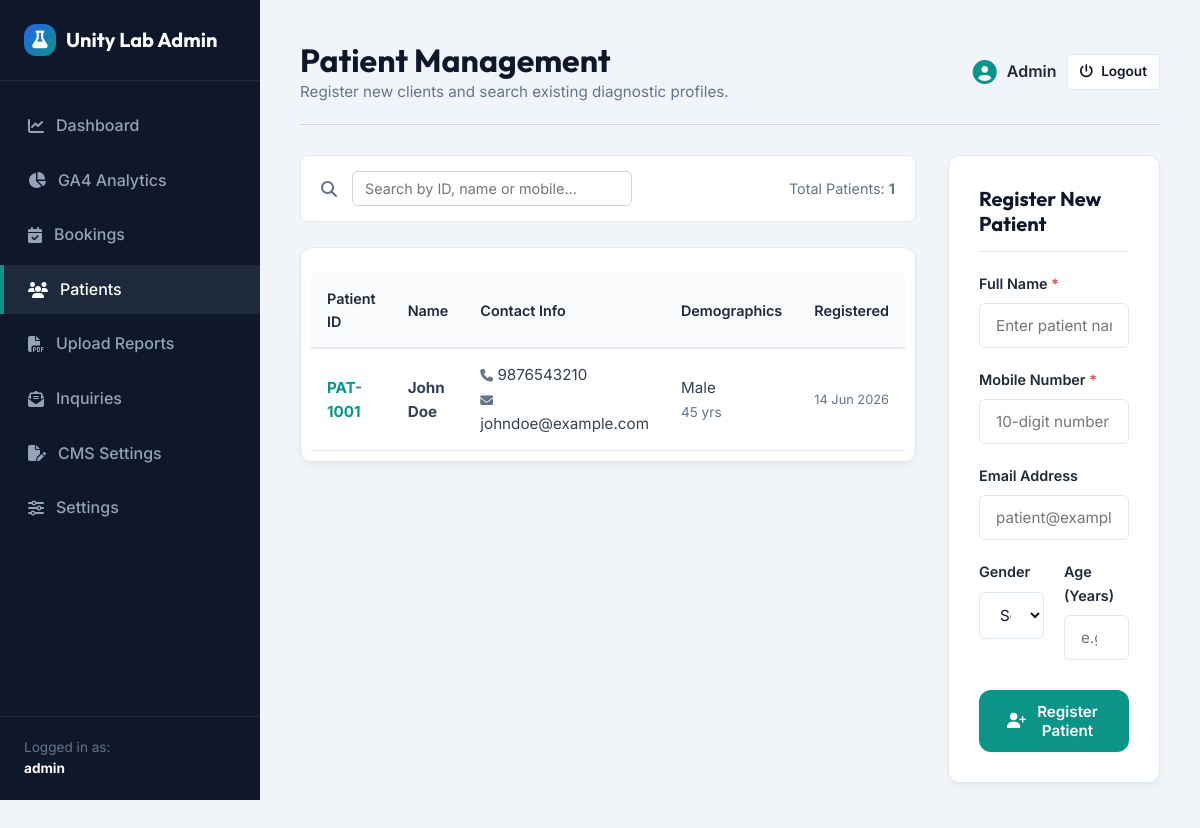
Screenshot of /admin/patients.php (signed in) with the database file from the repository.
### tables this page shows
CREATE TABLE patients (
        id INTEGER PRIMARY KEY AUTOINCREMENT,
        patient_id TEXT UNIQUE NOT NULL,
        name TEXT NOT NULL,
        email TEXT,
        mobile TEXT NOT NULL,
        gender TEXT,
        age INTEGER,
        created_at DATETIME DEFAULT CURRENT_TIMESTAMP
    );

### admin/patients.php (the view, shortened to what this page needs)
<?php
include '../includes/db.php';
$patients = $db->query("SELECT * FROM patients ORDER BY id DESC")->fetchAll();
?>
<!DOCTYPE html>
<html lang="en">
<head>
    <link rel="stylesheet" href="../css/style.css">
    <link rel="stylesheet" href="../css/admin.css">
    <link rel="stylesheet" href="https://cdnjs.cloudflare.com/ajax/libs/font-awesome/6.4.0/css/all.min.css">
</head>
<body class="admin-body">
    <?php include __DIR__ . '/includes/sidebar.php'; ?>
    <div class="admin-main">
        <div class="admin-header">
            <div class="admin-title">
                <h1>Patient Management</h1>
                <p>Register new clients and search existing diagnostic profiles.</p>
            </div>
            <div class="admin-user-info">
                <i class="fa-solid fa-circle-user" style="font-size: 1.5rem; color: #0d9488;"></i>
                <span>Admin</span>
                <a href="index.php?logout=1" class="btn btn-secondary" style="padding: 6px 12px; font-size: 0.85rem; border-radius: 4px;"><i class="fa-solid fa-power-off"></i> Logout</a>
            </div>
        </div>
        <div class="grid-2" style="grid-template-columns: 1.3fr 1fr; align-items: start;">
            <div>
                <div class="filter-bar">
                    <div class="filter-inputs">
                        <i class="fa-solid fa-magnifying-glass" style="color: #64748b;"></i>
                        <input type="text" id="patientSearch" class="search-input-admin" placeholder="Search by ID, name or mobile..." style="width: 280px;">
                    </div>
                    <span style="font-size: 0.9rem; color: #64748b;">Total Patients: <strong><?php echo count($patients); ?></strong></span>
                </div>
                <div class="admin-panel-card" style="padding: 10px;">
                    <div class="table-responsive">
                        <table class="table" id="patientsTable">
                            <thead>
                                <tr>
                                    <th>Patient ID</th>
                                    <th>Name</th>
                                    <th>Contact Info</th>
                                    <th>Demographics</th>
                                    <th>Registered</th>
                                </tr>
                            </thead>
                            <tbody>
                                <?php if (empty($patients)): ?>
                                    <tr>
                                        <td colspan="5" class="text-center" style="padding: 20px; color: #64748b;">No patients registered yet.</td>
                                    </tr>
                                <?php else: ?>
                                    <?php foreach ($patients as $patient): ?>
                                        <tr class="patient-row" data-search="<?php echo strtolower($patient['patient_id'] . ' ' . $patient['name'] . ' ' . $patient['mobile']); ?>">
                                            <td><strong style="color: var(--brand-teal);"><?php echo htmlspecialchars($patient['patient_id']); ?></strong></td>
                                            <td><strong><?php echo htmlspecialchars($patient['name']); ?></strong></td>
                                            <td>
                                                <i class="fa-solid fa-phone" style="font-size: 0.8rem; color: #64748b;"></i> <?php echo htmlspecialchars($patient['mobile']); ?><br>
                                                <?php if (!empty($patient['email'])): ?>
                                                    <i class="fa-solid fa-envelope" style="font-size: 0.8rem; color: #64748b;"></i> <?php echo htmlspecialchars($patient['email']); ?>
                                                <?php endif; ?>
                                            </td>
                                            <td>
                                                <?php echo htmlspecialchars($patient['gender'] ?? 'N/A'); ?><br>
                                                <span style="font-size: 0.85rem; color: #64748b;"><?php echo htmlspecialchars($patient['age'] ? $patient['age'] . ' yrs' : 'N/A'); ?></span>
                                            </td>
                                            <td style="font-size: 0.8rem; color: #64748b;"><?php echo date('d M Y', strtotime($patient['created_at'])); ?></td>
                                        </tr>
                                    <?php endforeach; ?>
                                <?php endif; ?>
                            </tbody>
                        </table>
                    </div>
                </div>
            </div>
            <div class="admin-panel-card">
                <div class="admin-card-header">
                    <h2>Register New Patient</h2>
                </div>
                <form action="patients.php" method="POST">
                    <div class="form-group">
                        <label for="name" class="form-label">Full Name <span style="color: #ef4444;">*</span></label>
                        <input type="text" id="name" name="name" class="form-control" placeholder="Enter patient name" required>
                    </div>
                    <div class="form-group">
                        <label for="mobile" class="form-label">Mobile Number <span style="color: #ef4444;">*</span></label>
                        <input type="tel" id="mobile" name="mobile" class="form-control" placeholder="10-digit number" required>
                    </div>
                    <div class="form-group">
                        <label for="email" class="form-label">Email Address</label>
                        <input type="email" id="email" name="email" class="form-control" placeholder="patient@example.com">
                    </div>
                    <div class="admin-form-row">
                        <div class="form-group">
                            <label for="gender" class="form-label">Gender</label>
                            <select id="gender" name="gender" class="form-control">
                                <option value="">Select</option>
                            </select>
                        </div>
                        <div class="form-group">
                            <label for="age" class="form-label">Age (Years)</label>
                            <input type="number" id="age" name="age" class="form-control" placeholder="e.g. 35" min="1" max="120">
                        </div>
                    </div>
                    <button type="submit" name="register_patient" class="btn btn-teal w-full" style="margin-top: 10px;">
                        <i class="fa-solid fa-user-plus"></i> Register Patient
                    </button>
                </form>
            </div>
        </div>
    </div>
</body>
</html>

### css/style.css (style rules this page uses)
:root { --primary: #0f172a; --primary-light: #1e293b; --brand-blue: #2563eb; --brand-teal: #0d9488; --brand-teal-light: #14b8a6; --brand-teal-bg: #f0fdfa; --bg-white: #ffffff; --bg-light: #f8fafc; --text-dark: #0f172a; --text-main: #334155; --text-muted: #64748b; --border: #e2e8f0; --white: #ffffff; --success: #10b981; --warning: #f59e0b; --error: #ef4444; --shadow-sm: 0 1px 2px 0 rgba(0, 0, 0, 0.05); --shadow-md: 0 4px 6px -1px rgba(0, 0, 0, 0.1), 0 2px 4px -1px rgba(0, 0, 0, 0.06); --shadow-lg: 0 10px 15px -3px rgba(0, 0, 0, 0.1), 0 4px 6px -2px rgba(0, 0, 0, 0.05); --shadow-xl: 0 20px 25px -5px rgba(0, 0, 0, 0.1), 0 10px 10px -5px rgba(0, 0, 0, 0.04); --radius-sm: 6px; --radius-md: 12px; --radius-lg: 20px; --radius-full: 9999px; --transition-fast: 0.15s ease; --transition-normal: 0.3s ease; --transition-slow: 0.5s ease; }
* { box-sizing: border-box; margin: 0; padding: 0; }
html { scroll-behavior: smooth; font-size: 16px; }
body { font-family: 'Inter', sans-serif; color: var(--text-main); background-color: var(--bg-white); line-height: 1.6; overflow-x: hidden; }
h1, h2, h3, h4, h5, h6 { font-family: 'Outfit', sans-serif; color: var(--text-dark); font-weight: 700; line-height: 1.25; }
a { color: inherit; text-decoration: none; transition: var(--transition-fast); }
button, input, select, textarea { font-family: inherit; font-size: 100%; }
.grid-2 { display: grid; grid-template-columns: repeat(2, 1fr); gap: 32px; }
.btn { display: inline-flex; align-items: center; justify-content: center; gap: 8px; padding: 12px 28px; font-weight: 600; font-size: 0.95rem; border-radius: var(--radius-md); cursor: pointer; transition: var(--transition-normal); border: none; }
.btn-secondary { background-color: var(--white); color: var(--primary); border: 1px solid var(--border); }
.btn-teal { background-color: var(--brand-teal); color: var(--white); }
.form-group { margin-bottom: 20px; text-align: left; }
.form-label { display: block; font-weight: 600; font-size: 0.9rem; margin-bottom: 8px; color: var(--primary-light); }
.form-control { width: 100%; padding: 12px 16px; border: 1px solid var(--border); background-color: var(--white); border-radius: var(--radius-sm); color: var(--text-dark); font-size: 0.95rem; transition: var(--transition-fast); }
.table-responsive { width: 100%; overflow-x: auto; }
.table { width: 100%; border-collapse: collapse; margin-top: 15px; text-align: left; }
.table th { background-color: var(--bg-light); color: var(--primary-light); font-weight: 600; padding: 14px 16px; font-size: 0.9rem; border-bottom: 2px solid var(--border); }
.table td { padding: 14px 16px; font-size: 0.95rem; border-bottom: 1px solid var(--border); color: var(--text-main); }
.w-full { width: 100%; }

### css/admin.css (style rules this page uses)
body.admin-body { background-color: #f1f5f9; display: flex; min-height: 100vh; font-family: 'Inter', sans-serif; color: #1e293b; }
.admin-main { margin-left: 260px; flex-grow: 1; padding: 40px; min-width: 0; }
.admin-header { display: flex; justify-content: space-between; align-items: center; margin-bottom: 30px; border-bottom: 1px solid #cbd5e1; padding-bottom: 20px; }
.admin-title h1 { font-size: 2rem; color: #0f172a; }
.admin-title p { color: #64748b; font-size: 0.95rem; }
.admin-user-info { display: flex; align-items: center; gap: 10px; font-weight: 600; }
.admin-form-row { display: grid; grid-template-columns: repeat(2, 1fr); gap: 20px; }
.admin-panel-card { background: #ffffff; border-radius: 12px; border: 1px solid #e2e8f0; box-shadow: 0 4px 6px -1px rgba(0, 0, 0, 0.05); padding: 30px; margin-bottom: 30px; }
.admin-card-header { display: flex; justify-content: space-between; align-items: center; border-bottom: 1px solid #e2e8f0; padding-bottom: 15px; margin-bottom: 20px; }
.admin-card-header h2 { font-size: 1.25rem; color: #0f172a; }
.filter-bar { background-color: #ffffff; border: 1px solid #e2e8f0; padding: 15px 20px; border-radius: 8px; margin-bottom: 25px; display: flex; justify-content: space-between; align-items: center; gap: 15px; flex-wrap: wrap; }
.filter-inputs { display: flex; gap: 15px; flex-grow: 1; align-items: center; flex-wrap: wrap; }
.search-input-admin { width: 250px; padding: 8px 12px; border: 1px solid #cbd5e1; border-radius: 6px; font-size: 0.9rem; }

### rows the page displays
patients: patient "PAT-1001", name "John Doe", mobile "9876543210", email "johndoe@example.com", gender "Male", age "45 yrs", created_at "14 Jun 2026"

### other values shown
$_SESSION['admin_username'] "admin"
count($patients) "1"
